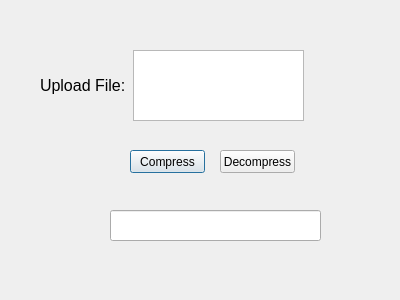
<?xml version="1.0" encoding="UTF-8"?>
<ui version="4.0">
 <class>Dialog</class>
 <widget class="QDialog" name="Dialog">
  <property name="enabled">
   <bool>true</bool>
  </property>
  <property name="geometry">
   <rect>
    <x>0</x>
    <y>0</y>
    <width>400</width>
    <height>300</height>
   </rect>
  </property>
  <property name="windowTitle">
   <string>File Compression &amp; Decompression</string>
  </property>
  <widget class="QLabel" name="label">
   <property name="geometry">
    <rect>
     <x>40</x>
     <y>70</y>
     <width>91</width>
     <height>31</height>
    </rect>
   </property>
   <property name="font">
    <font>
     <pointsize>12</pointsize>
    </font>
   </property>
   <property name="text">
    <string>Upload File: </string>
   </property>
  </widget>
  <widget class="QPushButton" name="compressBtn">
   <property name="geometry">
    <rect>
     <x>130</x>
     <y>150</y>
     <width>75</width>
     <height>23</height>
    </rect>
   </property>
   <property name="text">
    <string>Compress</string>
   </property>
  </widget>
  <widget class="QPushButton" name="decompressBtn">
   <property name="geometry">
    <rect>
     <x>220</x>
     <y>150</y>
     <width>75</width>
     <height>23</height>
    </rect>
   </property>
   <property name="text">
    <string>Decompress</string>
   </property>
  </widget>
  <widget class="QLineEdit" name="statusText">
   <property name="geometry">
    <rect>
     <x>110</x>
     <y>210</y>
     <width>211</width>
     <height>31</height>
    </rect>
   </property>
  </widget>
  <widget class="QTextEdit" name="textEdit">
   <property name="geometry">
    <rect>
     <x>133</x>
     <y>50</y>
     <width>171</width>
     <height>71</height>
    </rect>
   </property>
  </widget>
 </widget>
 <resources/>
 <connections/>
</ui>
